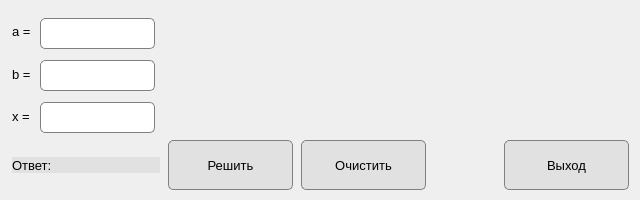
<?xml version="1.0" encoding="UTF-8"?>
<ui version="4.0">
 <class>Dialog</class>
 <widget class="QDialog" name="Dialog">
  <property name="geometry">
   <rect>
    <x>0</x>
    <y>0</y>
    <width>640</width>
    <height>200</height>
   </rect>
  </property>
  <property name="minimumSize">
   <size>
    <width>640</width>
    <height>200</height>
   </size>
  </property>
  <property name="maximumSize">
   <size>
    <width>640</width>
    <height>200</height>
   </size>
  </property>
  <property name="windowTitle">
   <string>Dialog</string>
  </property>
  <widget class="QLabel" name="label_x">
   <property name="geometry">
    <rect>
     <x>12</x>
     <y>106</y>
     <width>21</width>
     <height>20</height>
    </rect>
   </property>
   <property name="font">
    <font>
     <family>Segoe UI</family>
     <pointsize>10</pointsize>
    </font>
   </property>
   <property name="text">
    <string>x =</string>
   </property>
  </widget>
  <widget class="QLineEdit" name="lineEdit_a">
   <property name="geometry">
    <rect>
     <x>40</x>
     <y>18</y>
     <width>115</width>
     <height>31</height>
    </rect>
   </property>
   <property name="font">
    <font>
     <family>Segoe UI</family>
     <pointsize>10</pointsize>
    </font>
   </property>
   <property name="styleSheet">
    <string notr="true">border: 1px solid gray;
                    border-radius: 5px;
                </string>
   </property>
  </widget>
  <widget class="QLabel" name="label_b">
   <property name="geometry">
    <rect>
     <x>12</x>
     <y>64</y>
     <width>21</width>
     <height>20</height>
    </rect>
   </property>
   <property name="font">
    <font>
     <family>Segoe UI</family>
     <pointsize>10</pointsize>
    </font>
   </property>
   <property name="text">
    <string>b =</string>
   </property>
  </widget>
  <widget class="QLineEdit" name="lineEdit_b">
   <property name="geometry">
    <rect>
     <x>40</x>
     <y>60</y>
     <width>115</width>
     <height>31</height>
    </rect>
   </property>
   <property name="font">
    <font>
     <family>Segoe UI</family>
     <pointsize>10</pointsize>
    </font>
   </property>
   <property name="styleSheet">
    <string notr="true">border: 1px solid gray;
                    border-radius: 5px;
                </string>
   </property>
  </widget>
  <widget class="QPushButton" name="btn_solve">
   <property name="geometry">
    <rect>
     <x>168</x>
     <y>140</y>
     <width>125</width>
     <height>50</height>
    </rect>
   </property>
   <property name="font">
    <font>
     <family>Segoe UI</family>
     <pointsize>10</pointsize>
    </font>
   </property>
   <property name="styleSheet">
    <string notr="true">border: 1px solid gray;
                    border-radius: 5px;
                    background: #e1e1e1;
                </string>
   </property>
   <property name="text">
    <string>Решить</string>
   </property>
  </widget>
  <widget class="QPushButton" name="btn_clear">
   <property name="geometry">
    <rect>
     <x>301</x>
     <y>140</y>
     <width>125</width>
     <height>50</height>
    </rect>
   </property>
   <property name="font">
    <font>
     <family>Segoe UI</family>
     <pointsize>10</pointsize>
    </font>
   </property>
   <property name="styleSheet">
    <string notr="true">border: 1px solid gray;
                    border-radius: 5px;
                    background: #e1e1e1;
                </string>
   </property>
   <property name="text">
    <string>Очистить</string>
   </property>
  </widget>
  <widget class="QLabel" name="label_a">
   <property name="geometry">
    <rect>
     <x>12</x>
     <y>21</y>
     <width>21</width>
     <height>20</height>
    </rect>
   </property>
   <property name="font">
    <font>
     <family>Segoe UI</family>
     <pointsize>10</pointsize>
    </font>
   </property>
   <property name="text">
    <string>a =</string>
   </property>
  </widget>
  <widget class="QLineEdit" name="lineEdit_x">
   <property name="geometry">
    <rect>
     <x>40</x>
     <y>102</y>
     <width>115</width>
     <height>31</height>
    </rect>
   </property>
   <property name="font">
    <font>
     <family>Segoe UI</family>
     <pointsize>10</pointsize>
    </font>
   </property>
   <property name="styleSheet">
    <string notr="true">border: 1px solid gray;
                    border-radius: 5px;
                </string>
   </property>
  </widget>
  <widget class="QLabel" name="label_answer">
   <property name="geometry">
    <rect>
     <x>12</x>
     <y>157</y>
     <width>148</width>
     <height>16</height>
    </rect>
   </property>
   <property name="font">
    <font>
     <family>Segoe UI</family>
     <pointsize>10</pointsize>
    </font>
   </property>
   <property name="styleSheet">
    <string notr="true">background: #e1e1e1;
                </string>
   </property>
   <property name="text">
    <string>Ответ:</string>
   </property>
  </widget>
  <widget class="QLabel" name="label_img">
   <property name="geometry">
    <rect>
     <x>170</x>
     <y>9</y>
     <width>471</width>
     <height>121</height>
    </rect>
   </property>
   <property name="text">
    <string/>
   </property>
  </widget>
  <widget class="QPushButton" name="btn_exit">
   <property name="geometry">
    <rect>
     <x>504</x>
     <y>140</y>
     <width>125</width>
     <height>50</height>
    </rect>
   </property>
   <property name="font">
    <font>
     <family>Segoe UI</family>
     <pointsize>10</pointsize>
    </font>
   </property>
   <property name="styleSheet">
    <string notr="true">border: 1px solid gray;
                    border-radius: 5px;
                    background: #e1e1e1;
                </string>
   </property>
   <property name="text">
    <string>Выход</string>
   </property>
  </widget>
 </widget>
 <resources/>
 <connections/>
</ui>
